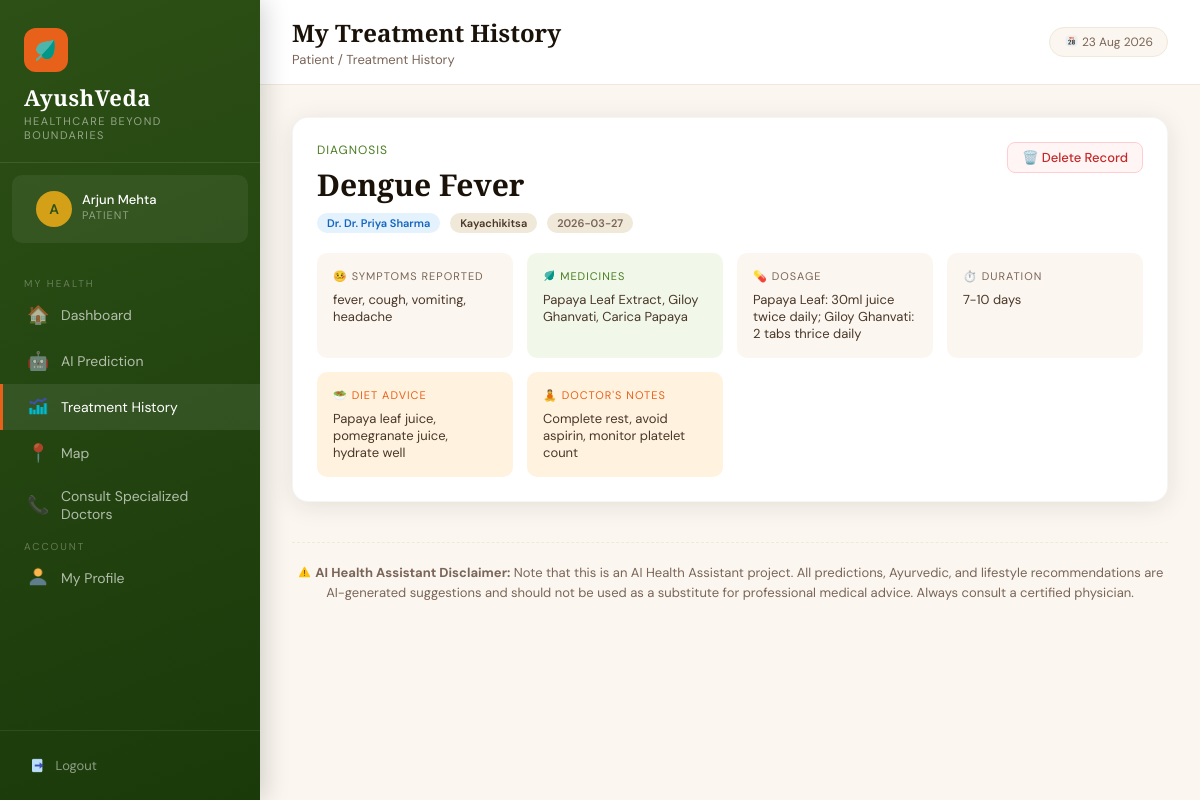
The app's page /patient/history (signed in), older data.
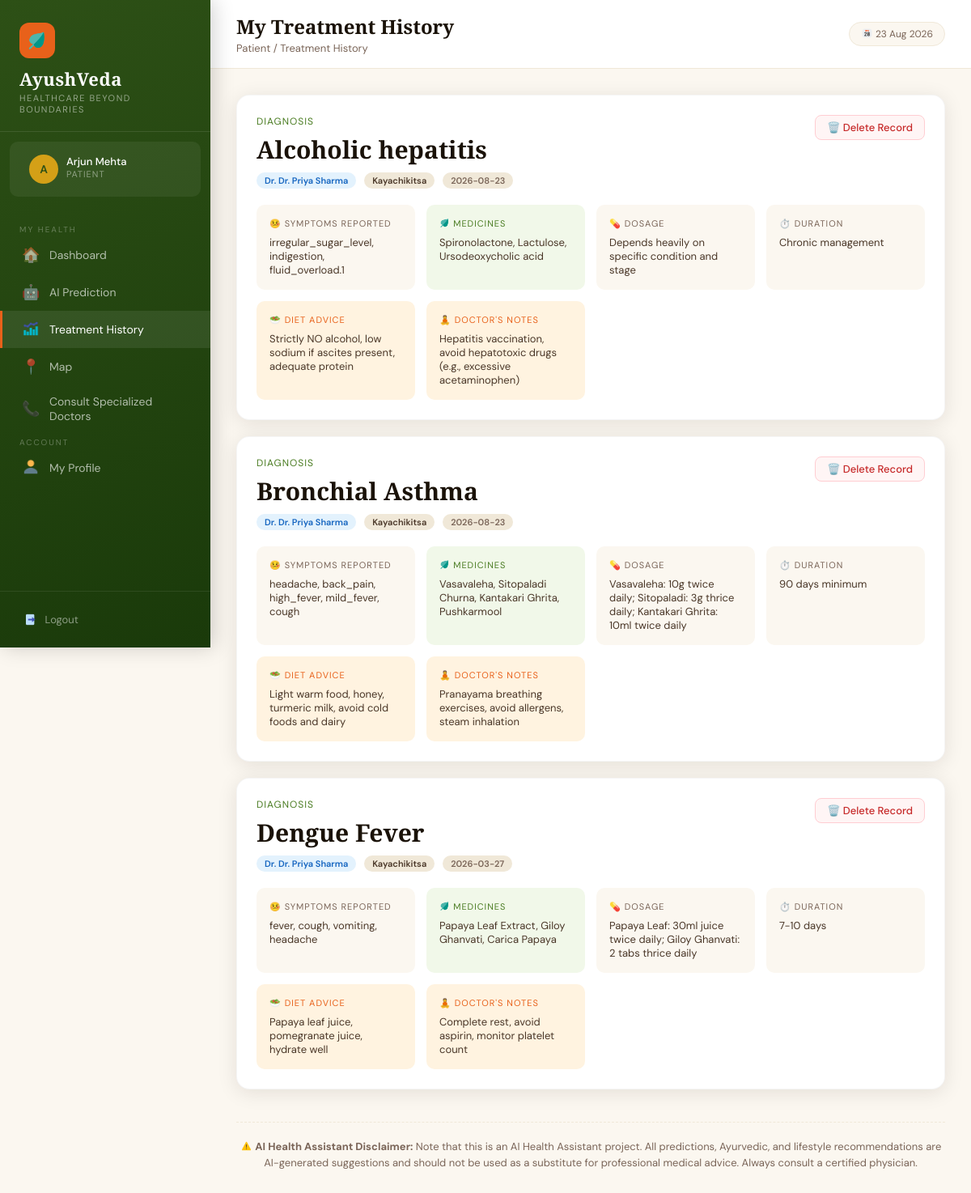
The same page, newer data.
### tables this page shows
CREATE TABLE prescriptions (
            id INTEGER PRIMARY KEY AUTOINCREMENT,
            patient_id INTEGER,
            doctor_id INTEGER,
            symptoms TEXT,
            predicted_disease TEXT,
            medicines TEXT,
            dosage TEXT,
            duration TEXT,
            suggestions TEXT,
            diet_advice TEXT,
            created_at TIMESTAMP DEFAULT CURRENT_TIMESTAMP,
            FOREIGN KEY (patient_id) REFERENCES patients(id),
            FOREIGN KEY (doctor_id) REFERENCES doctors(id)
        );

CREATE TABLE doctors (
            id INTEGER PRIMARY KEY AUTOINCREMENT,
            name TEXT NOT NULL,
            email TEXT UNIQUE NOT NULL,
            password TEXT NOT NULL,
            phone TEXT,
            specialization TEXT,
            qualification TEXT,
            experience INTEGER DEFAULT 0,
            created_at TIMESTAMP DEFAULT CURRENT_TIMESTAMP
        );

### app.py (the view)
@app.route('/patient/history')
@login_required('patient')
def patient_history():
    conn = get_db()
    prescriptions = conn.execute(
        "SELECT pr.*, d.name as doctor_name, d.specialization FROM prescriptions pr JOIN doctors d ON pr.doctor_id=d.id WHERE pr.patient_id=? ORDER BY pr.created_at DESC",
        (session['user_id'],)
    ).fetchall()
    conn.close()
    return render_template('patient/history.html', prescriptions=prescriptions)

### app.py (called while the page is built)
@app.context_processor
def inject_now():
    return {'now': datetime.now().strftime('%d %b %Y')}

def get_db():
    conn = sqlite3.connect(DB_PATH)
    conn.row_factory = sqlite3.Row
    return conn

def login_required(role):
    def decorator(f):
        @wraps(f)
        def wrapper(*args, **kwargs):
            if session.get('role') != role:
                flash('Please login to continue.', 'error')
                return redirect(url_for(f'{role}_login'))
            return f(*args, **kwargs)
        return wrapper
    return decorator

### templates/patient/history.html (shortened to what this page needs)
{% extends 'base.html' %}
{% block page_title %}My Treatment History{% endblock %}
{% block breadcrumb %}Patient / Treatment History{% endblock %}
{% block nav %}
<span class="nav-section-label">My Health</span>
<a href="/patient/dashboard" class="nav-link"><span class="icon">🏠</span> Dashboard</a>
<a href="/patient/predict" class="nav-link"><span class="icon">🤖</span> AI Prediction</a>
<a href="/patient/history" class="nav-link active"><span class="icon"><img src="/static/images/dashboard_icon.png" style="height:1.2em;width:1.2em;vertical-align:-0.2em;"></span> Treatment History</a>
<a href="/patient/map" class="nav-link"><span class="icon">📍</span> Map</a>
<a href="/patient/consult" class="nav-link"><span class="icon">📞</span> Consult Specialized Doctors</a>
<span class="nav-section-label">Account</span>
<a href="/patient/profile" class="nav-link"><span class="icon"><img src="/static/images/profile_icon.png" style="height:1.2em;width:1.2em;vertical-align:-0.2em;"></span> My Profile</a>
{% endblock %}
{% block content %}
{% if prescriptions %}
{% for pr in prescriptions %}
<div class="card" style="margin-bottom:20px">
    <div style="display:flex;align-items:flex-start;justify-content:space-between;flex-wrap:wrap;gap:10px;margin-bottom:20px">
        <div>
            <div style="font-size:12px;text-transform:uppercase;letter-spacing:1px;color:#4A7C22;margin-bottom:6px">Diagnosis</div>
            <h2 style="font-family:'Cormorant Garamond',serif;font-size:30px;color:#1A1208">{{ pr.predicted_disease }}</h2>
            <div style="margin-top:8px;display:flex;gap:10px;flex-wrap:wrap">
                <span class="badge badge-blue">Dr. {{ pr.doctor_name }}</span>
                <span class="badge" style="background:#F0E8D8;color:#4A3728">{{ pr.specialization }}</span>
                <span class="badge" style="background:#F0E8D8;color:#7A6558">{{ pr.created_at[:10] }}</span>
            </div>
        </div>
        <div style="flex-shrink:0;">
            <form action="{{ url_for('patient_delete_history', pr_id=pr.id) }}" method="POST" onsubmit="return confirm('Are you sure you want to delete this treatment record?');" style="margin:0;">
                <button type="submit" class="btn btn-outline" style="color:#C62828; border-color:#FFCDD2; background:#FFF5F5; padding:6px 14px; font-size:13px; font-weight:500; display:flex; align-items:center; gap:6px;">
                    🗑️ Delete Record
                </button>
            </form>
        </div>
    </div>
    <div class="prescription-grid">
        <div style="background:#FBF7F0;border-radius:10px;padding:16px">
            <div style="font-size:11px;text-transform:uppercase;letter-spacing:1px;color:#7A6558;margin-bottom:8px">🤒 Symptoms Reported</div>
            <div style="font-size:13px;color:#4A3728">{{ pr.symptoms }}</div>
        </div>
        <div style="background:#F1F8E9;border-radius:10px;padding:16px">
            <div style="font-size:11px;text-transform:uppercase;letter-spacing:1px;color:#4A7C22;margin-bottom:8px"><img src="/static/images/logo_icon.png" style="height:1.2em;width:1.2em;vertical-align:-0.2em;"> Medicines</div>
            <div style="font-size:13px;color:#4A3728">{{ pr.medicines }}</div>
        </div>
        <div style="background:#FBF7F0;border-radius:10px;padding:16px">
            <div style="font-size:11px;text-transform:uppercase;letter-spacing:1px;color:#7A6558;margin-bottom:8px">💊 Dosage</div>
            <div style="font-size:13px;color:#4A3728">{{ pr.dosage }}</div>
        </div>
        <div style="background:#FBF7F0;border-radius:10px;padding:16px">
            <div style="font-size:11px;text-transform:uppercase;letter-spacing:1px;color:#7A6558;margin-bottom:8px">⏱️ Duration</div>
            <div style="font-size:13px;color:#4A3728">{{ pr.duration }}</div>
        </div>
        {% if pr.diet_advice %}
        <div style="background:#FFF3E0;border-radius:10px;padding:16px">
            <div style="font-size:11px;text-transform:uppercase;letter-spacing:1px;color:#E8611A;margin-bottom:8px">🥗 Diet Advice</div>
            <div style="font-size:13px;color:#4A3728">{{ pr.diet_advice }}</div>
        </div>
        {% endif %}
        {% if pr.suggestions %}
        <div style="background:#FFF3E0;border-radius:10px;padding:16px">
            <div style="font-size:11px;text-transform:uppercase;letter-spacing:1px;color:#E8611A;margin-bottom:8px">🧘 Doctor's Notes</div>
            <div style="font-size:13px;color:#4A3728">{{ pr.suggestions }}</div>
        </div>
        {% endif %}
    </div>
</div>
{% endfor %}
{% endif %}
{% endblock %}

### templates/base.html (shortened to what this page needs)
<!DOCTYPE html>
<html lang="en">
<head>
</head>
<body>
    {% block body %}
    <div class="sidebar">
        <div class="sidebar-brand">
            <div class="logo-icon"><img src="/static/images/logo_icon.png"
                    style="height:1.2em;width:1.2em;vertical-align:-0.2em;"></div>
            <h2>AyushVeda</h2>
            <p>Healthcare Beyond Boundaries</p>
        </div>
        {% if session.user_name %}
        <div class="sidebar-user">
            <div class="avatar">{{ session.user_name[0].upper() }}</div>
            <div class="user-info">
                <div class="user-name">{{ session.user_name }}</div>
                <div class="user-role">{{ session.role|capitalize }}</div>
            </div>
        </div>
        {% endif %}
        <nav class="sidebar-nav">
            {% block nav %}{% endblock %}
        </nav>
        <div class="sidebar-footer">
            <a href="/logout" class="logout-btn"><img src="/static/images/logout_icon.png"
                    style="height:1.2em;width:1.2em;vertical-align:-0.2em;"> Logout</a>
        </div>
    </div>
    <div class="main">
        <div class="topbar">
            <div>
                <h1>{% block page_title %}Dashboard{% endblock %}</h1>
                <div class="breadcrumb">{% block breadcrumb %}Home{% endblock %}</div>
            </div>
            <div class="topbar-right">
                <span class="date-badge"><img src="/static/images/appointments_icon.png"
                        style="height:1.2em;width:1.2em;vertical-align:-0.2em;"> {{ now }}</span>
            </div>
        </div>
        <div class="content">
            {% block content %}{% endblock %}
            <div class="content-footer"
                style="margin-top: 40px; padding-top: 20px; border-top: 1px dashed var(--cream-dark); text-align: center; font-size: 13px; color: var(--text-light); line-height: 1.5;">
                <strong><img src="/static/images/warning_icon.png"
                        style="height:1.2em;width:1.2em;vertical-align:-0.2em;"> AI Health Assistant
                    Disclaimer:</strong> Note that this is an AI Health Assistant project. All predictions, Ayurvedic,
                and lifestyle recommendations are AI-generated suggestions and should not be used as a substitute for
                professional medical advice. Always consult a certified physician.
            </div>
        </div>
    </div>
    {% endblock %}
</body>
</html>

### templates/base.html (style rules this page uses)
:root { --saffron: #E8611A; --saffron-light: #F4874B; --turmeric: #D4A017; --forest: #2D5016; --forest-mid: #4A7C22; --forest-light: #7AB648; --cream: #FBF7F0; --cream-dark: #F0E8D8; --earth: #6B4226; --earth-light: #9B6B42; --text-dark: #1A1208; --text-mid: #4A3728; --text-light: #7A6558; --white: #FFFFFF; --sidebar-w: 260px; --shadow: 0 4px 24px rgba(26, 18, 8, 0.10); --shadow-lg: 0 12px 48px rgba(26, 18, 8, 0.16); }
* { box-sizing: border-box; margin: 0; padding: 0; }
body { font-family: 'DM Sans', sans-serif; background: var(--cream); color: var(--text-dark); min-height: 100vh; }
h1, h2, h3, h4 { font-family: 'Cormorant Garamond', serif; }
.sidebar { position: fixed; top: 0; left: 0; height: 100vh; width: var(--sidebar-w); background: linear-gradient(160deg, var(--forest) 0%, #1A3A0A 100%); display: flex; flex-direction: column; z-index: 100; box-shadow: 4px 0 24px rgba(0, 0, 0, 0.18); }
.sidebar-brand { padding: 28px 24px 20px; border-bottom: 1px solid rgba(255, 255, 255, 0.10); }
.sidebar-brand .logo-icon { width: 44px; height: 44px; background: var(--saffron); border-radius: 12px; display: flex; align-items: center; justify-content: center; font-size: 22px; margin-bottom: 10px; }
.sidebar-brand h2 { color: #fff; font-size: 22px; font-weight: 600; letter-spacing: 0.5px; }
.sidebar-brand p { color: rgba(255, 255, 255, 0.5); font-size: 11px; text-transform: uppercase; letter-spacing: 1.5px; margin-top: 2px; }
.sidebar-user { padding: 16px 24px; background: rgba(255, 255, 255, 0.06); margin: 12px; border-radius: 10px; }
.sidebar-user .avatar { width: 36px; height: 36px; background: var(--turmeric); border-radius: 50%; display: flex; align-items: center; justify-content: center; font-weight: 600; color: var(--forest); font-size: 14px; float: left; margin-right: 10px; }
.sidebar-user .user-info { overflow: hidden; }
.sidebar-user .user-name { color: #fff; font-size: 13px; font-weight: 500; white-space: nowrap; overflow: hidden; text-overflow: ellipsis; }
.sidebar-user .user-role { color: rgba(255, 255, 255, 0.45); font-size: 11px; text-transform: uppercase; letter-spacing: 1px; }
.sidebar-nav { flex: 1; padding: 16px 0; overflow-y: auto; }
.nav-section-label { color: rgba(255, 255, 255, 0.3); font-size: 10px; text-transform: uppercase; letter-spacing: 2px; padding: 12px 24px 6px; font-family: 'DM Sans', sans-serif; }
.nav-link { display: flex; align-items: center; gap: 12px; padding: 11px 24px; color: rgba(255, 255, 255, 0.65); text-decoration: none; font-size: 14px; transition: all 0.2s; border-left: 3px solid transparent; position: relative; }
.nav-link:hover, .nav-link.active { color: #fff; background: rgba(255, 255, 255, 0.08); border-left-color: var(--saffron); }
.nav-link .icon { font-size: 18px; width: 22px; text-align: center; }
.sidebar-footer { padding: 16px; border-top: 1px solid rgba(255, 255, 255, 0.08); }
.logout-btn { display: flex; align-items: center; gap: 10px; padding: 10px 14px; color: rgba(255, 255, 255, 0.5); text-decoration: none; font-size: 13px; border-radius: 8px; transition: all 0.2s; width: 100%; }
.main { margin-left: var(--sidebar-w); min-height: 100vh; display: flex; flex-direction: column; }
.topbar { background: var(--white); padding: 16px 32px; border-bottom: 1px solid var(--cream-dark); display: flex; align-items: center; justify-content: space-between; position: sticky; top: 0; z-index: 50; }
.topbar h1 { font-size: 24px; color: var(--text-dark); font-weight: 600; }
.topbar .breadcrumb { font-size: 13px; color: var(--text-light); margin-top: 2px; }
.topbar-right { display: flex; align-items: center; gap: 12px; }
.date-badge { background: var(--cream); padding: 6px 14px; border-radius: 20px; font-size: 12px; color: var(--text-light); border: 1px solid var(--cream-dark); }
.content { padding: 32px; flex: 1; }
.card { background: var(--white); border-radius: 16px; padding: 24px; box-shadow: var(--shadow); border: 1px solid rgba(0, 0, 0, 0.04); }
.btn { display: inline-flex; align-items: center; gap: 8px; padding: 10px 20px; border-radius: 8px; font-size: 14px; font-weight: 500; cursor: pointer; text-decoration: none; border: none; transition: all 0.2s; font-family: 'DM Sans', sans-serif; }
.btn-outline { background: transparent; border: 1.5px solid var(--cream-dark); color: var(--text-mid); }
.badge { display: inline-block; padding: 3px 10px; border-radius: 20px; font-size: 11px; font-weight: 600; }
.badge-blue { background: #E3F2FD; color: #1565C0; }

Row changes from the older to the newer data that the page shows:
added prescriptions: predicted_disease "Alcoholic hepatitis", doctor_name "Dr. Priya Sharma", specialization "Kayachikitsa", created_at "2026-08-23", symptoms "irregular_sugar_level, indigestion, fluid_overload.1", medicines "Spironolactone, Lactulose, Ursodeoxycholic acid", dosage "Depends heavily on specific condition and stage", duration "Chronic management", diet_advice "Strictly NO alcohol, low sodium if ascites present, adequate protein", suggestions "Hepatitis vaccination, avoid hepatotoxic drugs (e.g., excessive acetaminophen)"
added prescriptions: predicted_disease "Bronchial Asthma", doctor_name "Dr. Priya Sharma", specialization "Kayachikitsa", created_at "2026-08-23", symptoms "headache, back_pain, high_fever, mild_fever, cough", medicines "Vasavaleha, Sitopaladi Churna, Kantakari Ghrita, Pushkarmool", dosage "Vasavaleha: 10g twice daily; Sitopaladi: 3g thrice daily; Kantakari Ghrita: 10ml twice daily", duration "90 days minimum", diet_advice "Light warm food, honey, turmeric milk, avoid cold foods and dairy", suggestions "Pranayama breathing exercises, avoid allergens, steam inhalation"
